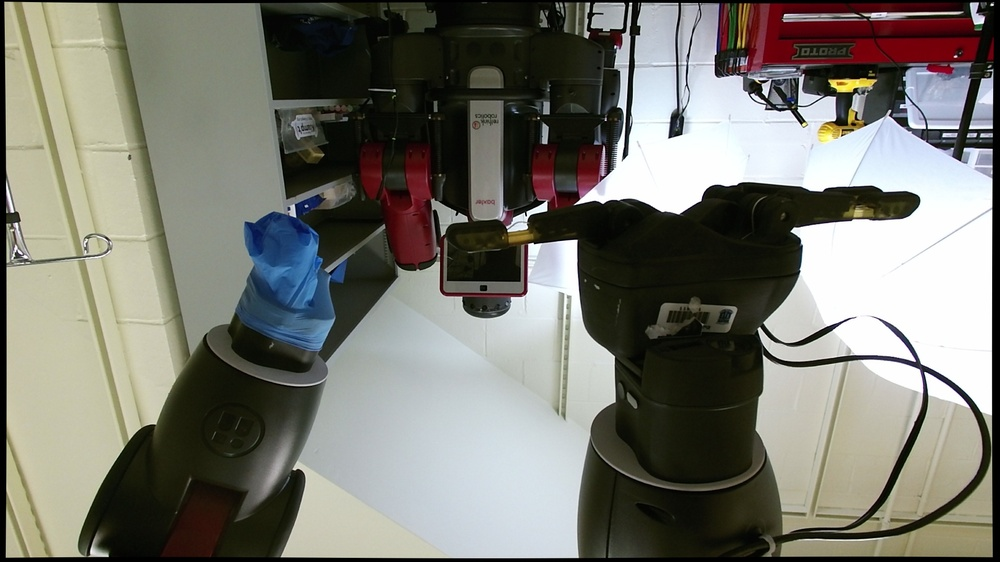
#> input picture scripts/unused_code/frame/frame0000.jpg, 1000 x 562 px, shrunk from 1920 x 1080 before the run, found by its file name; the run also reads 1 picture not shown here
$ python color_detection.py   (Python 2 division)
#> lines starting #> are read from the running program, lines starting #| are printed output that depends on the picture
#!/usr/bin/env python

__author__ = 'Jane Li'

import cv2
import numpy as np
import matplotlib.pyplot as plt
import os.path


if __name__ == '__main__':
    frame_folder = "/home/motion/ros_ws/src/position_tracking/data/image/"
    sample_folder = "/home/motion/ros_ws/src/position_tracking/scripts/sample/"
    file_name = "frame0000.jpg"
    img = cv2.imread(frame_folder+file_name,cv2.IMREAD_COLOR)
#> img is the input picture: shape (562, 1000, 3); mean B, G, R 111.3, 120, 120.4

    cv2.imshow("Image window", img)

    (height, width) = img.shape[:2]
#> height = 562; width = 1000
    # img_crop = img[int(height/2)-10:int(height/2)+60, int(width/2)-5:int(width/2)+10];

    sample_name = "sample002.jpg"
    img_crop = cv2.imread(sample_folder + sample_name, cv2.IMREAD_COLOR)
    # print "save sample"
    # cv2.imwrite(sample_folder + sample_name, img_crop)

    blank_image = np.zeros((height, width, 3), np.uint8)
    img_HSV = cv2.cvtColor(img, cv2.COLOR_BGR2HSV);
#> img_HSV: shape (562, 1000, 3); mean H, S, V 51.8, 73, 125.7
    # cv2.imshow("HSV image", img_HSV)
    mask = np.zeros(img.shape[:2], np.uint8)
    mask[int(height/2)-10:int(height/2)+60, int(width/2)-5:int(width/2)+10] = 255
    # cv2.imshow("Mask", mask)

    img_masked = cv2.bitwise_and(img, img, mask=mask)
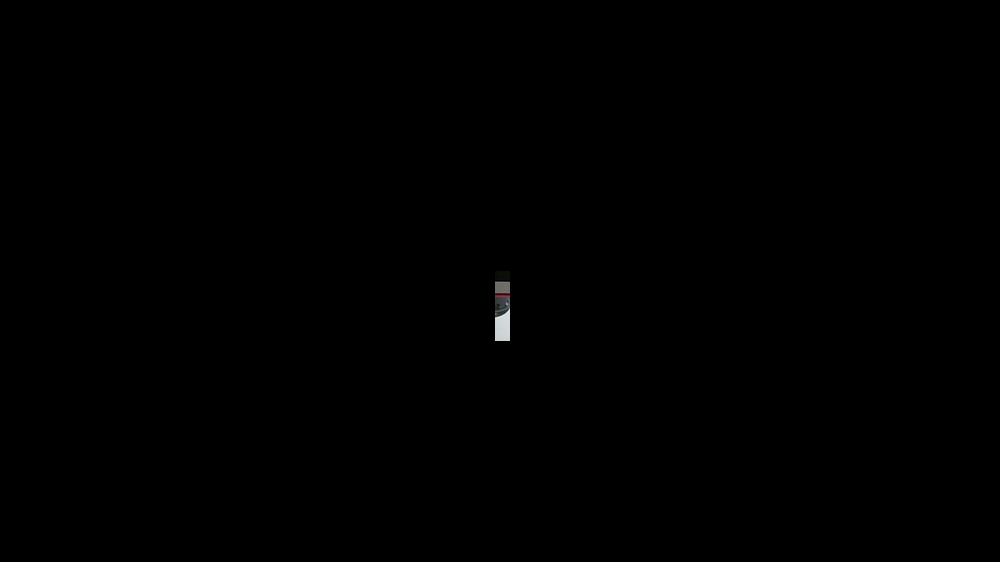
#> img_masked: shape (562, 1000, 3); mean B, G, R 0.2, 0.2, 0.2
    cv2.imshow("Masked img", img_masked)

    img_HSV_masked = cv2.cvtColor(img_masked, cv2.COLOR_BGR2HSV);
#> img_HSV_masked: shape (562, 1000, 3); mean H, S, V 0.1, 0.1, 0.2
    img_crop_HSV = cv2.cvtColor(img_crop, cv2.COLOR_BGR2HSV);


    # [6 lines of commented-out code are left out]

    color = ["b", "g", "r"]
    value_range = [180, 255, 255]
    for i, col in enumerate(color):
        hist = cv2.calcHist([img_HSV], [i], None, [value_range[i]], [0, value_range[i]])/float(img_HSV.size)
        hist_mask = cv2.calcHist([img_crop_HSV], [i], None, [value_range[i]], [0, value_range[i]])/float(img_crop_HSV.size)
        print "max", col, "=", np.argmax(hist_mask)
        plt.plot(hist, color=col)
        plt.plot(hist_mask, color=col, linewidth=3.0)
        plt.xlim([0, 256])
#> this loop made 3 passes
#| max b = 160
#| max g = 133
#| max r = 157
        # plt.ylim([0, 20000])
    plt.show()
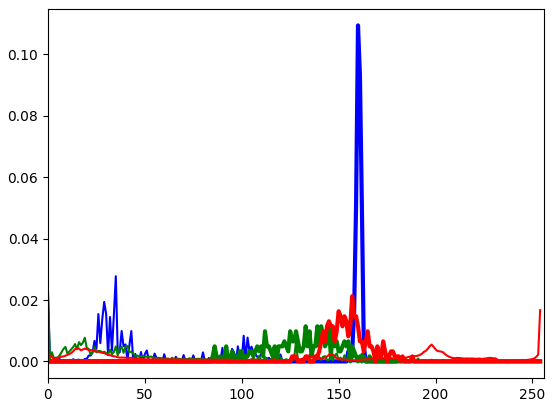
#> figure drawn by matplotlib, 1 panel; curve peaks at x = 35, y = 0.0277; curve peaks at x = 160, y = 0.109; curve peaks at x = 0, y = 0.0205

    k = cv2.waitKey(0) & 0xFF
#> (key Esc is pressed here)
    while True:
        if k == 27 or k == 255:         # wait for ESC key to exit
            cv2.destroyAllWindows()
            exit(0)
#> (the program exits here)
